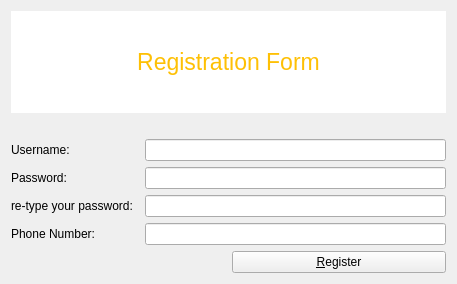
<?xml version="1.0" encoding="UTF-8"?>
<ui version="4.0">
 <class>registrationForm</class>
 <widget class="QWidget" name="registrationForm">
  <property name="enabled">
   <bool>true</bool>
  </property>
  <property name="geometry">
   <rect>
    <x>0</x>
    <y>0</y>
    <width>457</width>
    <height>284</height>
   </rect>
  </property>
  <property name="sizePolicy">
   <sizepolicy hsizetype="MinimumExpanding" vsizetype="MinimumExpanding">
    <horstretch>0</horstretch>
    <verstretch>0</verstretch>
   </sizepolicy>
  </property>
  <property name="windowTitle">
   <string>Form</string>
  </property>
  <layout class="QGridLayout" name="gridLayout_2">
   <item row="0" column="0" colspan="2">
    <widget class="QLabel" name="label">
     <property name="sizePolicy">
      <sizepolicy hsizetype="MinimumExpanding" vsizetype="MinimumExpanding">
       <horstretch>100</horstretch>
       <verstretch>100</verstretch>
      </sizepolicy>
     </property>
     <property name="font">
      <font>
       <pointsize>17</pointsize>
      </font>
     </property>
     <property name="styleSheet">
      <string notr="true">background-color: white;
color:rgb(254, 192, 5);</string>
     </property>
     <property name="text">
      <string>Registration Form</string>
     </property>
     <property name="alignment">
      <set>Qt::AlignCenter</set>
     </property>
    </widget>
   </item>
   <item row="3" column="1">
    <widget class="QPushButton" name="pushButton">
     <property name="enabled">
      <bool>true</bool>
     </property>
     <property name="text">
      <string>&amp;Register</string>
     </property>
    </widget>
   </item>
   <item row="1" column="0" colspan="2">
    <widget class="QLabel" name="errlbl">
     <property name="sizePolicy">
      <sizepolicy hsizetype="MinimumExpanding" vsizetype="Minimum">
       <horstretch>0</horstretch>
       <verstretch>0</verstretch>
      </sizepolicy>
     </property>
     <property name="styleSheet">
      <string notr="true">color:red;</string>
     </property>
     <property name="text">
      <string/>
     </property>
     <property name="alignment">
      <set>Qt::AlignLeading|Qt::AlignLeft|Qt::AlignVCenter</set>
     </property>
    </widget>
   </item>
   <item row="2" column="0" colspan="2">
    <layout class="QGridLayout" name="gridLayout">
     <item row="3" column="0" colspan="2">
      <widget class="QLabel" name="label_5">
       <property name="text">
        <string>Phone Number:</string>
       </property>
      </widget>
     </item>
     <item row="1" column="0">
      <widget class="QLabel" name="label_3">
       <property name="text">
        <string>Password:</string>
       </property>
      </widget>
     </item>
     <item row="0" column="0">
      <widget class="QLabel" name="label_2">
       <property name="text">
        <string>Username:</string>
       </property>
      </widget>
     </item>
     <item row="2" column="0">
      <widget class="QLabel" name="label_4">
       <property name="text">
        <string>re-type your password:</string>
       </property>
      </widget>
     </item>
     <item row="0" column="2">
      <widget class="QLineEdit" name="usernameTxt"/>
     </item>
     <item row="1" column="2">
      <widget class="QLineEdit" name="passwordTxt"/>
     </item>
     <item row="2" column="2">
      <widget class="QLineEdit" name="retypeTxt"/>
     </item>
     <item row="3" column="2">
      <widget class="QLineEdit" name="numberTxt">
       <property name="text">
        <string/>
       </property>
      </widget>
     </item>
    </layout>
   </item>
   <item row="3" column="0">
    <spacer name="horizontalSpacer">
     <property name="orientation">
      <enum>Qt::Horizontal</enum>
     </property>
     <property name="sizeHint" stdset="0">
      <size>
       <width>40</width>
       <height>20</height>
      </size>
     </property>
    </spacer>
   </item>
  </layout>
  <zorder>layoutWidget</zorder>
  <zorder>label</zorder>
  <zorder>pushButton</zorder>
  <zorder>errlbl</zorder>
  <zorder>horizontalSpacer</zorder>
 </widget>
 <resources/>
 <connections/>
</ui>
